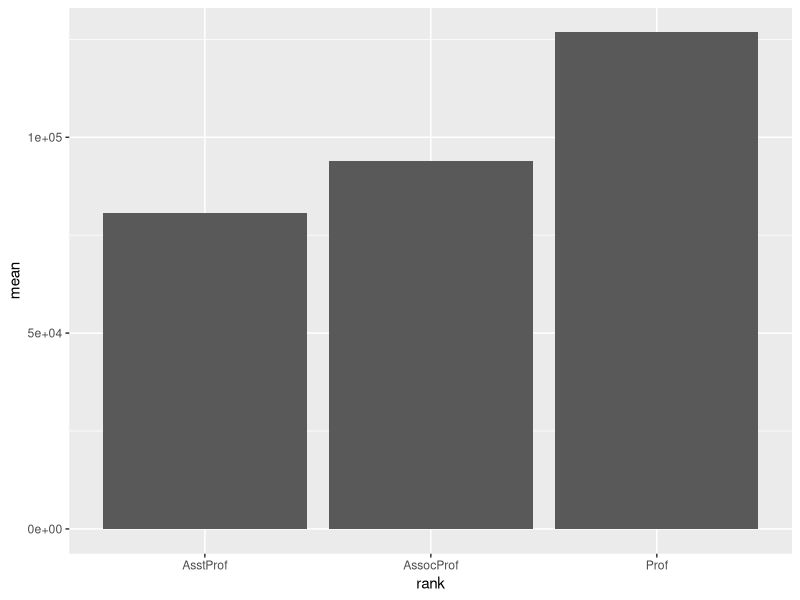
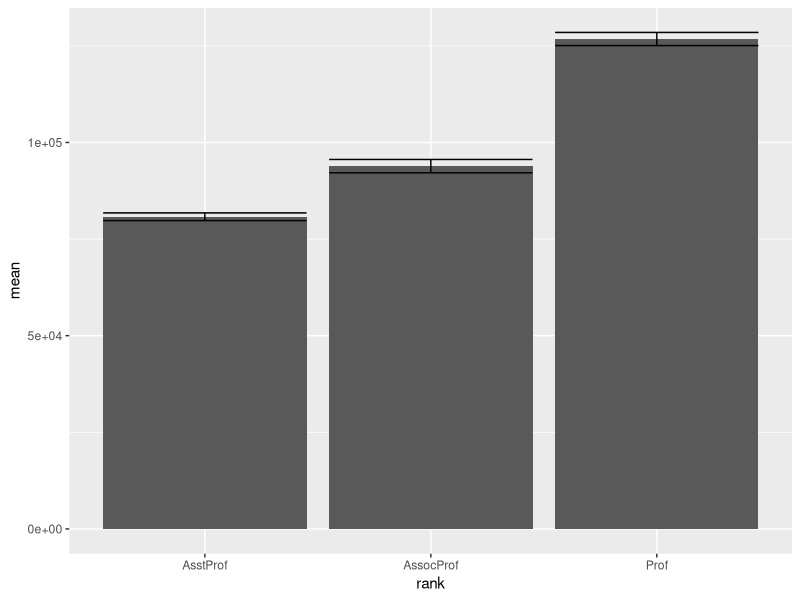
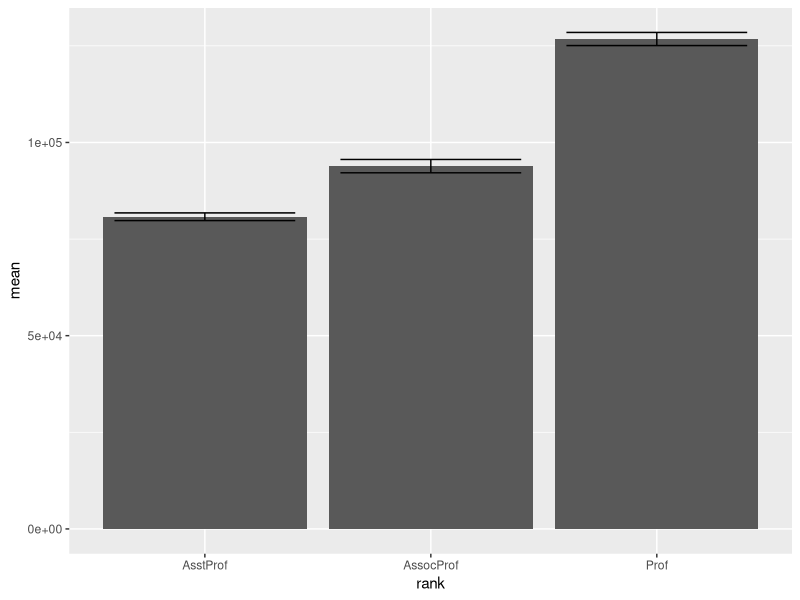
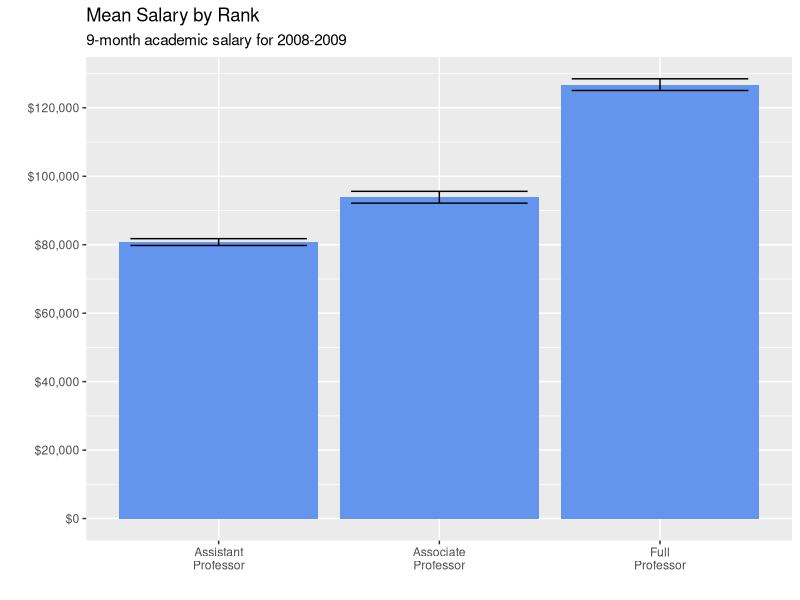
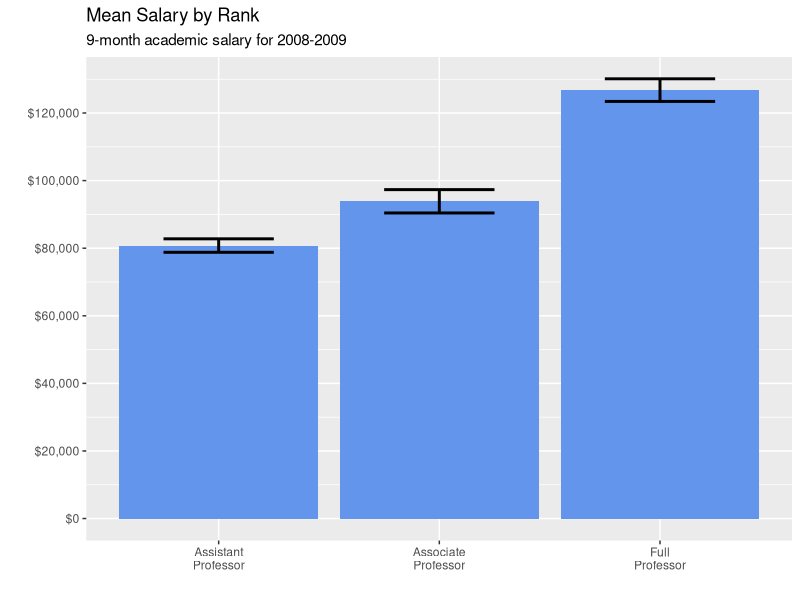

R code for these plots, in order:
## ---- chunk 1
knitr::opts_chunk$set(echo = TRUE)
library(tidyverse)
## ---- chunk 2
data(Salaries, package = "carData")
## ---- chunk 3
head(Salaries)
## ---- chunk 4
library(dplyr)
DesData <- Salaries %>%
  group_by(rank) %>%
  summarize(n=n(),
            mean=mean(salary),
            sd= sd(salary),
            se=sd/sqrt(n),
            ci=qt(0.975, df=n-1)*sd/sqrt(n))
## ---- chunk 5
ggplot(DesData, 
       aes(x = rank, 
           y = mean)) +
  geom_bar(stat = "identity")
## ---- chunk 6
ggplot(DesData, 
       aes(x = rank, 
           y = mean)) +
  geom_bar(stat = "identity") +
  geom_errorbar(aes(ymin=mean-se,
                    ymax=mean+se))
## ---- chunk 7
ggplot(DesData, 
       aes(x = rank, 
           y = mean)) +
  geom_bar(stat = "identity") +
  geom_errorbar(aes(ymin=mean-se,
                    ymax=mean+se), width=.8)
## ---- chunk 8
library(scales)
## ---- chunk 9
ggplot(DesData, 
       aes(x = factor(rank,
                      labels = c("Assistant\nProfessor",
                                 "Associate\nProfessor",
                                 "Full\nProfessor")), 
           y = mean)) +
  geom_bar(stat = "identity", 
           fill = "cornflowerblue") +
  geom_errorbar(aes(ymin=mean-se,
                    ymax=mean+se), width=.8) +
  scale_y_continuous(breaks = seq(0, 130000, 20000), 
                     labels = dollar) +
  labs(title = "Mean Salary by Rank", 
       subtitle = "9-month academic salary for 2008-2009",
       x = "",
       y = "")
## ---- chunk 10
ggplot(DesData, 
       aes(x = factor(rank,
                      labels = c("Assistant\nProfessor",
                                 "Associate\nProfessor",
                                 "Full\nProfessor")), 
           y = mean)) +
  geom_bar(stat = "identity", 
           fill = "cornflowerblue") +
  geom_errorbar(aes(ymin=mean-ci,
                    ymax=mean+ci), width=.5, size=1) +
  scale_y_continuous(breaks = seq(0, 130000, 20000), 
                     labels = dollar) +
  labs(title = "Mean Salary by Rank", 
       subtitle = "9-month academic salary for 2008-2009",
       x = "",
       y = "")
